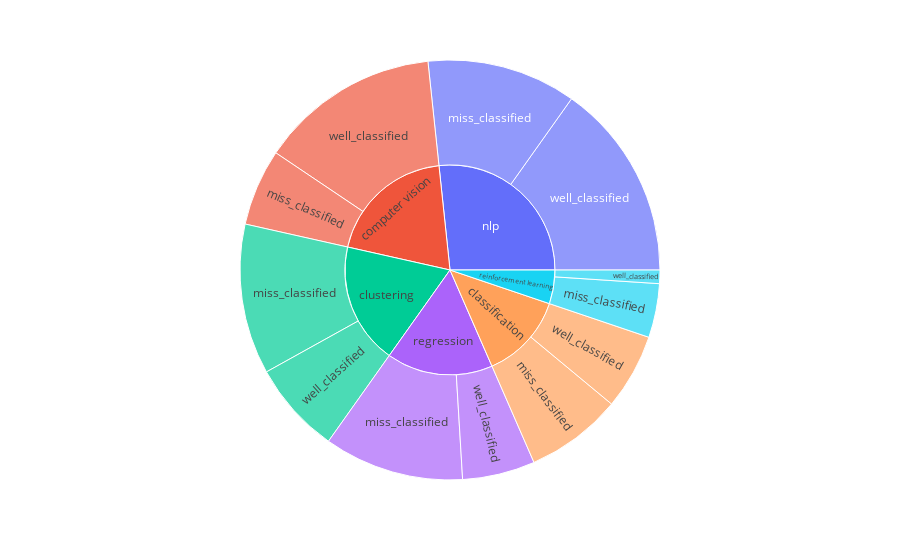

The notebook cell this image was saved under:
### Code cell
fig = px.sunburst(data_analyse, path=['Real','Result_3'],values=np.ones(1252))
fig.show()

### Figure 1 — Plotly figure (JSON) as saved in the notebook; plotly's stock layout.template omitted (floating-point values rounded to 4 significant figures)
{"data": [{"branchvalues": "total", "domain": {"x": [0, 1], "y": [0, 1]}, "hovertemplate": "labels=%{label}<br>value=%{value}<br>parent=%{parent}<br>id=%{id}<extra></extra>", "ids": ["classification/miss_classified", "clustering/miss_classified", "computer vision/miss_classified", "nlp/miss_classified", "regression/miss_classified", "reinforcement learning/miss_classified", "classification/well_classified", "clustering/well_classified", "computer vision/well_classified", "nlp/well_classified", "regression/well_classified", "reinforcement learning/well_classified", "classification", "clustering", "computer vision", "nlp", "regression", "reinforcement learning"], "labels": ["miss_classified", "miss_classified", "miss_classified", "miss_classified", "miss_classified", "miss_classified", "well_classified", "well_classified", "well_classified", "well_classified", "well_classified", "well_classified", "classification", "clustering", "computer vision", "nlp", "regression", "reinforcement learning"], "name": "", "parents": ["classification", "clustering", "computer vision", "nlp", "regression", "reinforcement learning", "classification", "clustering", "computer vision", "nlp", "regression", "reinforcement learning", "", "", "", "", "", ""], "type": "sunburst", "values": [93, 145, 74, 144, 135, 52, 73, 89, 174, 190, 70, 13, 166, 234, 248, 334, 205, 65]}], "layout": {"legend": {"tracegroupgap": 0}, "margin": {"t": 60}}}
